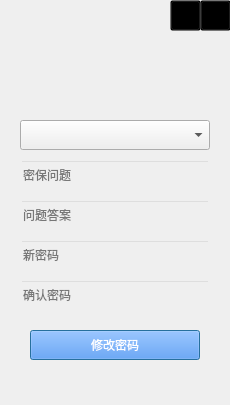
<?xml version="1.0" encoding="UTF-8"?>
<ui version="4.0">
 <class>fpasswd</class>
 <widget class="QDialog" name="fpasswd">
  <property name="geometry">
   <rect>
    <x>0</x>
    <y>0</y>
    <width>230</width>
    <height>405</height>
   </rect>
  </property>
  <property name="windowTitle">
   <string>找回密码</string>
  </property>
  <property name="windowIcon">
   <iconset resource="img.qrc">
    <normaloff>:/pictures/img/fl.png</normaloff>:/pictures/img/fl.png</iconset>
  </property>
  <property name="styleSheet">
   <string notr="true"/>
  </property>
  <widget class="QLabel" name="label">
   <property name="geometry">
    <rect>
     <x>0</x>
     <y>0</y>
     <width>230</width>
     <height>405</height>
    </rect>
   </property>
   <property name="styleSheet">
    <string notr="true">image: url(:/pictures/img/resetpswd.png);</string>
   </property>
   <property name="text">
    <string/>
   </property>
  </widget>
  <widget class="QComboBox" name="comboBox">
   <property name="geometry">
    <rect>
     <x>20</x>
     <y>120</y>
     <width>190</width>
     <height>30</height>
    </rect>
   </property>
   <property name="placeholderText">
    <string>请选择用户</string>
   </property>
  </widget>
  <widget class="QLineEdit" name="lineEdit">
   <property name="geometry">
    <rect>
     <x>20</x>
     <y>160</y>
     <width>190</width>
     <height>30</height>
    </rect>
   </property>
   <property name="styleSheet">
    <string notr="true">background:transparent</string>
   </property>
   <property name="text">
    <string/>
   </property>
   <property name="placeholderText">
    <string>密保问题</string>
   </property>
  </widget>
  <widget class="QLineEdit" name="lineEdit_2">
   <property name="geometry">
    <rect>
     <x>20</x>
     <y>200</y>
     <width>190</width>
     <height>30</height>
    </rect>
   </property>
   <property name="styleSheet">
    <string notr="true">background:transparent</string>
   </property>
   <property name="text">
    <string/>
   </property>
   <property name="placeholderText">
    <string>问题答案</string>
   </property>
  </widget>
  <widget class="QLineEdit" name="lineEdit_3">
   <property name="geometry">
    <rect>
     <x>20</x>
     <y>240</y>
     <width>190</width>
     <height>30</height>
    </rect>
   </property>
   <property name="styleSheet">
    <string notr="true">background:transparent</string>
   </property>
   <property name="text">
    <string/>
   </property>
   <property name="echoMode">
    <enum>QLineEdit::Password</enum>
   </property>
   <property name="placeholderText">
    <string>新密码</string>
   </property>
  </widget>
  <widget class="QLineEdit" name="lineEdit_4">
   <property name="geometry">
    <rect>
     <x>20</x>
     <y>280</y>
     <width>190</width>
     <height>30</height>
    </rect>
   </property>
   <property name="styleSheet">
    <string notr="true">background:transparent</string>
   </property>
   <property name="text">
    <string/>
   </property>
   <property name="echoMode">
    <enum>QLineEdit::Password</enum>
   </property>
   <property name="placeholderText">
    <string>确认密码</string>
   </property>
  </widget>
  <widget class="QLabel" name="label_2">
   <property name="geometry">
    <rect>
     <x>85</x>
     <y>40</y>
     <width>60</width>
     <height>60</height>
    </rect>
   </property>
   <property name="styleSheet">
    <string notr="true">background:transparent;
image: url(:/pictures/img/fl.png);</string>
   </property>
   <property name="text">
    <string/>
   </property>
  </widget>
  <widget class="QPushButton" name="pushButton">
   <property name="geometry">
    <rect>
     <x>30</x>
     <y>330</y>
     <width>170</width>
     <height>30</height>
    </rect>
   </property>
   <property name="styleSheet">
    <string notr="true">boeder-radius:5px;
background-color: rgb(50, 134, 255);
color: rgb(255, 255, 255);</string>
   </property>
   <property name="text">
    <string>修改密码</string>
   </property>
  </widget>
  <widget class="QPushButton" name="pushButton_2">
   <property name="geometry">
    <rect>
     <x>200</x>
     <y>0</y>
     <width>31</width>
     <height>31</height>
    </rect>
   </property>
   <property name="styleSheet">
    <string notr="true">background:transparent</string>
   </property>
   <property name="text">
    <string/>
   </property>
   <property name="icon">
    <iconset resource="img.qrc">
     <normaloff>:/pictures/img/关  闭.png</normaloff>:/pictures/img/关  闭.png</iconset>
   </property>
  </widget>
  <widget class="QPushButton" name="pushButton_3">
   <property name="geometry">
    <rect>
     <x>170</x>
     <y>0</y>
     <width>31</width>
     <height>31</height>
    </rect>
   </property>
   <property name="styleSheet">
    <string notr="true">background:transparent</string>
   </property>
   <property name="text">
    <string/>
   </property>
   <property name="icon">
    <iconset resource="img.qrc">
     <normaloff>:/pictures/img/最小化.png</normaloff>:/pictures/img/最小化.png</iconset>
   </property>
  </widget>
 </widget>
 <resources>
  <include location="img.qrc"/>
 </resources>
 <connections>
  <connection>
   <sender>pushButton_3</sender>
   <signal>clicked()</signal>
   <receiver>fpasswd</receiver>
   <slot>showMinimized()</slot>
   <hints>
    <hint type="sourcelabel">
     <x>187</x>
     <y>18</y>
    </hint>
    <hint type="destinationlabel">
     <x>114</x>
     <y>202</y>
    </hint>
   </hints>
  </connection>
  <connection>
   <sender>pushButton_2</sender>
   <signal>clicked()</signal>
   <receiver>fpasswd</receiver>
   <slot>close()</slot>
   <hints>
    <hint type="sourcelabel">
     <x>202</x>
     <y>17</y>
    </hint>
    <hint type="destinationlabel">
     <x>114</x>
     <y>202</y>
    </hint>
   </hints>
  </connection>
 </connections>
</ui>
